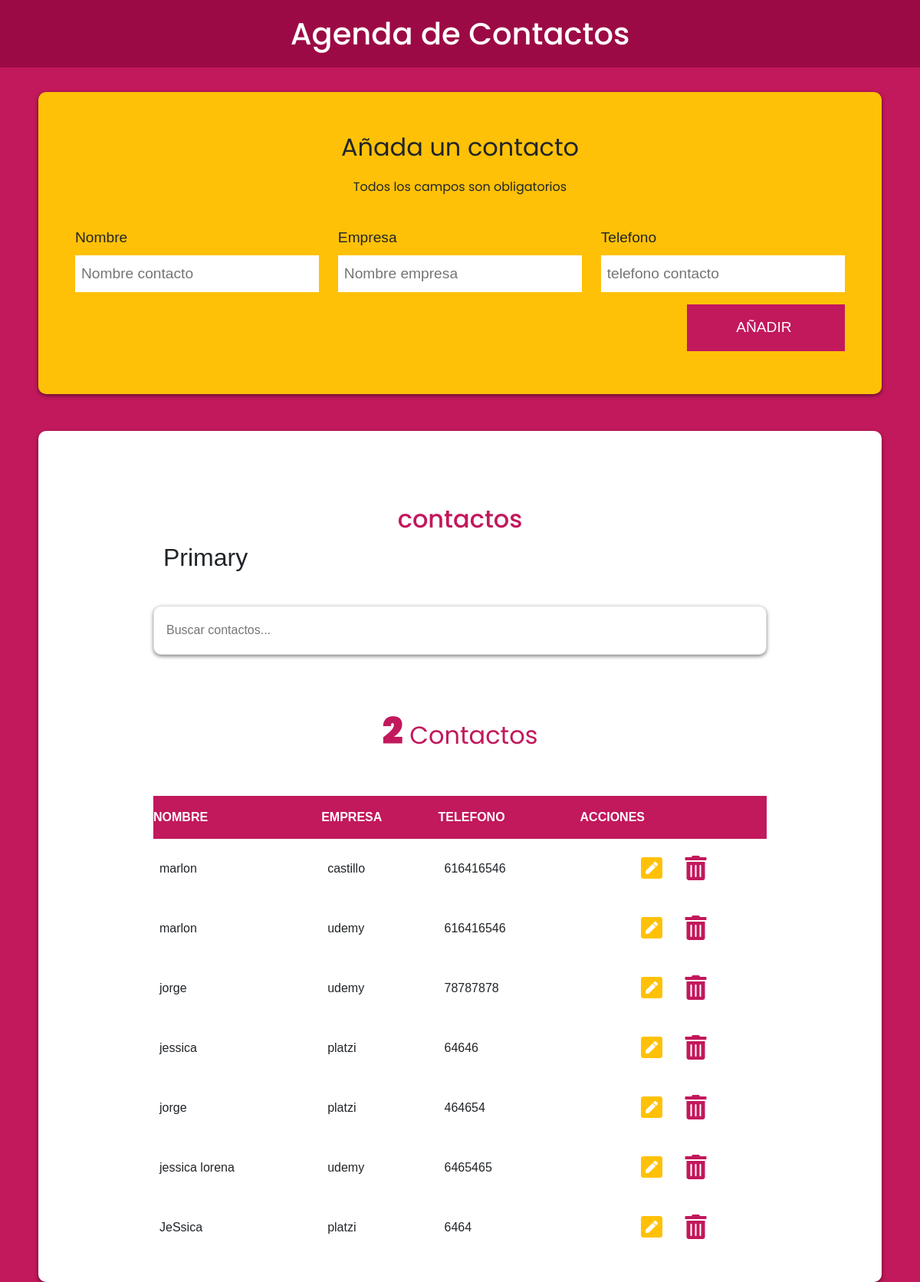
The page / on the database its author committed.
### tables this page shows
CREATE TABLE `contactos` (
  `id` int(11) NOT NULL,
  `nombre` varchar(50) NOT NULL,
  `empresa` varchar(60) NOT NULL,
  `telefono` varchar(15) NOT NULL
);

### inc/funciones/funciones.php (called while the page is built, shortened)
<?php
function obtenerContactos() {
     include 'bd.php';
     try{
          return $conn->query("SELECT id, nombre, empresa, telefono FROM contactos");
     } catch(Exception $e) {
          echo "Error!!" . $e->getMessage() . "<br>";
          return false;
     }
}

### index.php (the view)
<?php
include 'inc/funciones/funciones.php';
include 'inc/layout/header.php';
?>
<div class="contenedor-barra">
  <h1>Agenda de Contactos</h1>
</div>
<div class="bg-amarillo contenedor sombra">
  <form id="contacto" action="#">
    <legend>Añada un contacto <span>Todos los campos son obligatorios</span> </legend>
    <?php include 'inc/layout/formulario.php'; ?>
  </form>
</div>
<div class="bg-blanco contenedor sombra contactos">
  <div class="contenedor-contactos">
    <h2>contactos</h2>
    <button type="button" class="btn btn-blue">Primary</button>
    <input type="text" id="buscar" class="buscador sombra" placeholder="Buscar contactos...">
    <p class="total-contactos"><span>2</span> Contactos</p>
    <div class="contenedor-tabla">
      <table id="listado-contactos" class="listado-contactos">
        <thead>
          <tr>
            <th>Nombre</th>
            <th>Empresa</th>
            <th>Telefono</th>
            <th>Acciones</th>
          </tr>
        </thead>
        <tbody>
        <?php $contactos = obtenerContactos() ;
        if ($contactos->num_rows) {
            foreach($contactos as $contacto){?>
          <tr>
            <td><?php echo $contacto["nombre"]; ?></td>
            <td><?php echo $contacto["empresa"]; ?></td>
            <td><?php echo $contacto["telefono"]; ?></td>
            <td>
              <a  class="btn-editar btn"href="editar.php?id=<?php echo $contacto['id']; ?>">
                <i class="fas fa-pen-square"></i>
              </a>
              <button data-ide="<?php echo $contacto['id']; ?>" type="button" class="btn-borrar btn">
              <i class="fas fa-trash-alt"></i>
              </button>
            </td>
          </tr>
          <?php }
          }?>
        </tbody>
      </table>
    </div>
  </div>
</div>
<?php include 'inc/layout/footer.php'; ?>

### inc/layout/header.php (shortened to what this page needs)
<!DOCTYPE html>
<html lang="en">
<head>
    <link rel="stylesheet" href="https://necolas.github.io/normalize.css/8.0.0/normalize.css">
    <link rel="stylesheet" href="https://use.fontawesome.com/releases/v5.4.1/css/all.css">
    <link href="https://cdn.jsdelivr.net/npm/bootstrap@5.0.0-beta2/dist/css/bootstrap.min.css" rel="stylesheet">
    <link rel="stylesheet" href="css/style.css">
</head>
<body>

### inc/layout/formulario.php (shortened to what this page needs)
<div class="campos">
  <div class="campo">
    <label for="nombre">Nombre</label>
    <input type="text" placeholder="Nombre contacto" id="nombre" value="<?php echo (isset($contacto['nombre'])) ? $contacto['nombre'] : '';
?>">
  </div>
  <div class="campo">
    <label for="empresa">Empresa</label>
    <input type="text" placeholder="Nombre empresa" id="empresa" value="<?php echo (isset($contacto['empresa'])) ? $contacto['empresa'] : ''; ?>">
  </div>
  <div class="campo">
    <label for="telefono">Telefono</label>
    <input type="tel" placeholder="telefono contacto" id="telefono" value="<?php echo (isset($contacto['telefono'])) ? $contacto['telefono'] : ''; ?>">
  </div>
</div>
<div class=" campo enviar">
  <?php
    $textBtn = (isset($contacto['telefono'])) ? 'Guardar' : 'Añadir';
    ?>
  <input type="submit" value="<?php echo $textBtn; ?> ">
</div>

### inc/layout/footer.php (shortened to what this page needs)
</body>
</html>

### css/style.css (style rules this page uses)
:root { --primario : #c2185c ; --secundario: #ffc107 ; --primarioOscuro : rgb(156,10,69); --fuenteprimaria : 'arial', helvetica, sans-serif ; --fuentesegundaria :'Poppins', sans-serif; }
html { box-sizing: border-box; }
*, *:before, *:after { box-sizing: inherit; }
body { background-color: var(--primario); font-family: var(--fuenteprimaria); }
.contenedor { max-width: 1100px; margin : 0 auto ; }
.bg-amarillo { background-color: var(--secundario); }
.bg-blanco { background-color: #ffffff; }
.sombra { -webkit-box-shadow: 0px 2px 5px 0px rgba(0,0,0,0.5); -moz-box-shadow: 0px 2px 5px 0px rgba(0,0,0,0.5); box-shadow: 0px 2px 5px 0px rgba(0,0,0,0.5); border-radius: 10px; }
.listado-contactos button { background-color: transparent!important; border: none; }
.btn { font-size: 2rem; text-decoration: none; }
.btn-editar { color: var(--secundario); }
.btn-borrar { color: var(--primario); }
h1, h2 { font-family: var(--fuentesegundaria); text-align: center; margin: 0; }
h1 { color: white; padding: 20px; }
h2 { font-size: 2rem; color: var(--primario); }
.contenedor-barra { background-color: var(--primarioOscuro); }
form { padding: 3rem; margin-top: 2rem; }
form legend { font-family: var(--fuentesegundaria); font-size: 2rem; text-align: center; margin: 0 auto }
legend span { font-size: 1rem; margin-top: 1rem; margin-bottom: 2rem; clear: both; display: block; }
legend { display: table; }
@media (min-width:768px) { .campos { display: flex; justify-content: space-between; } }
@media (min-width:768px) { .campo { flex: 0 0 calc(33.3% - 1rem ); } }
.campo { padding: .5rem 0; }
.campo label { font-size: 1.2rem; }
.campo input[type="text"], .campo input[type="tel"] { width: 100%; border: none; padding: .5rem; height: 3rem; margin-top: .5rem; font-size: 1.2rem; }
.enviar { display: flex; justify-content: flex-end; }
.campo input[type="submit"] { background-color: var(--primario); border: none; color: #ffffff; padding: 1rem 4rem; text-transform: uppercase; font-size: 1.2rem; transition: ackground-color .5s ease-in-out ; flex: 1; }
@media (min-width:768px) { .campo input[type="submit"] { flex: 0 0 auto; } }
.contactos { padding: 2rem; margin-top: 3rem; }
.contenedor-contactos { max-width: 800px; margin: 4rem auto 0 auto; }
.total-contactos { margin: 2rem 0; text-align: center; color: var(--primario); font-size: 2rem; font-family: var(--fuentesegundaria); }
.total-contactos span { font-size: 3rem; font-weight: 900; }
.buscador { width: 100%; height: 4rem; padding: 1rem; border: 1px solid #e1e1e1; margin: 2rem 0; }
.contenedor-tabla { overflow: scroll; }
.listado-contactos { width: 100%; margin-top: 1rem; border-collapse: collapse; }
.listado-contactos thead { background-color: var(--primario); }
.listado-contactos thead th { padding: 1rem 0; color: white; text-transform: uppercase; }
.listado-contactos tbody td { padding: .5rem; }
.listado-contactos tbody td:nth-child(4) { text-align: center; }

### rows shown on the page
contactos: nombre "marlon", empresa "castillo", telefono "616416546"
contactos: nombre "marlon", empresa "udemy", telefono "616416546"
contactos: nombre "jorge", empresa "udemy", telefono "78787878"
contactos: nombre "jessica", empresa "platzi", telefono "64646"
contactos: nombre "jorge", empresa "platzi", telefono "464654"
contactos: nombre "jessica lorena", empresa "udemy", telefono "6465465"
contactos: nombre "JeSsica", empresa "platzi", telefono "6464"
